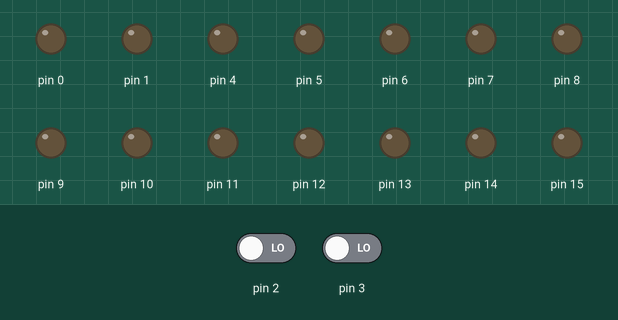
Recording of a sketch running on a simulated Arduino Uno, built with avr-gcc and run on an emulated ATmega328P. Parts: output pins drawn as LEDs (lit = HIGH). The test bench sets the inputs (shaded band); at power-on: pin 2 LOW, pin 3 LOW. Sleep ends after the set time or at an interrupt.

Above: at 0.8 s.
0.9 s: pin 2 driven HIGH
At 1.5 s:
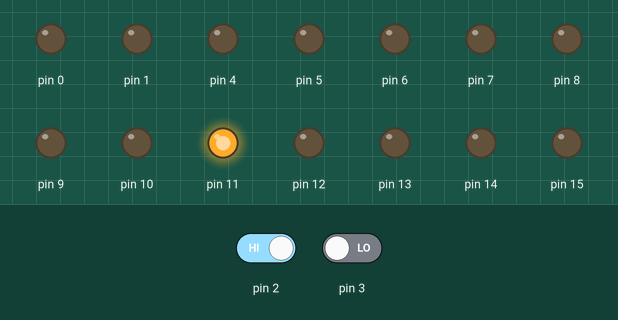
2.4 s: pin 3 driven HIGH
At 3.8 s:
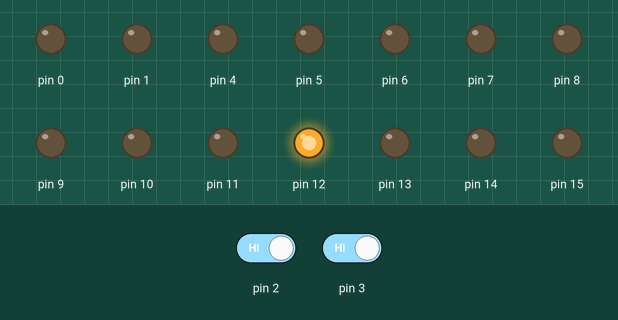
Timing chart, 0 to 5.4 s (numbered marks = the images above; inputs shaded):
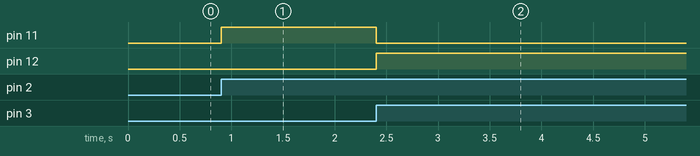

Measured:
- after the input at 0.9 s, pin 11: LOW → HIGH at once
- after the input at 2.4 s, pin 11: HIGH → LOW at once; pin 12: LOW → HIGH at once

The sketch:

Case_Study_1.ino
```cpp
unsigned char* pind = (unsigned char*) 0x29;
unsigned char* ddrb = (unsigned char*)0x24;
unsigned char* portb = (unsigned char*) 0x25;
unsigned char* ddrc = (unsigned char*)0x27;
unsigned char* ddrd = (unsigned char*)0x2A;
unsigned char* adcsra = (unsigned char*)0x7A;
unsigned char* acsr = (unsigned char*)0x50;
unsigned char* sreg = (unsigned char*) 0x5F;
unsigned char* eimsk = (unsigned char*) 0x3D;
unsigned char* eicra = (unsigned char*) 0x69;
unsigned char* smcr = (unsigned char*)0x53;
unsigned volatile char* mcucr = (unsigned char*) 0x55;

bool red_pressed;
bool green_pressed;

void setup()
{
  DisableADCandComparator();
  EnableExternalInterrupts();
  //*ddrd = 0b11110011;

  for(;;)
  {
      DeepSleep();
  }
}


ISR(INT0_vect)
{
  red_pressed = ((*pind) & 0b00000100);   //check status PD2
  *portb = red_pressed << 3;     //light up red led (PB3)
}


ISR(INT1_vect)
{
  green_pressed = ((*pind) & 0b00001000); //check status PD3
  *portb = green_pressed << 4;   //light up red led (PB4)
}


void DisableADCandComparator()
{
  *ddrb = 0b11111111;
  *ddrc = 0b11111111;
  *ddrd = 0b11110011;       //set PD2 PD3 as input
  *adcsra = 0;              //disable ADC
  *acsr = 1 << 7;           //disable comparator
}

void EnableExternalInterrupts()
{
  *sreg |= (1 << 7);                      //Enable interrupts
  *eimsk = 0b00000011;                    //Enable INT0 and INT1
  *eicra = 15;     //                       //Set trigger mode to LOW TO HIGH
}

void DeepSleep()
{
  *smcr = 5;                              //Sleep mode = POWER DOWN, Sleep Enable = True
  *mcucr = 0b01100000;                    //Set Both BODS and BODSE
  *mcucr = 0b01000000;                    //Set BODS and clear BODSE
  asm("sleep");                           //Invoke in line assembler to sleep
}

void loop()
{

}
```
